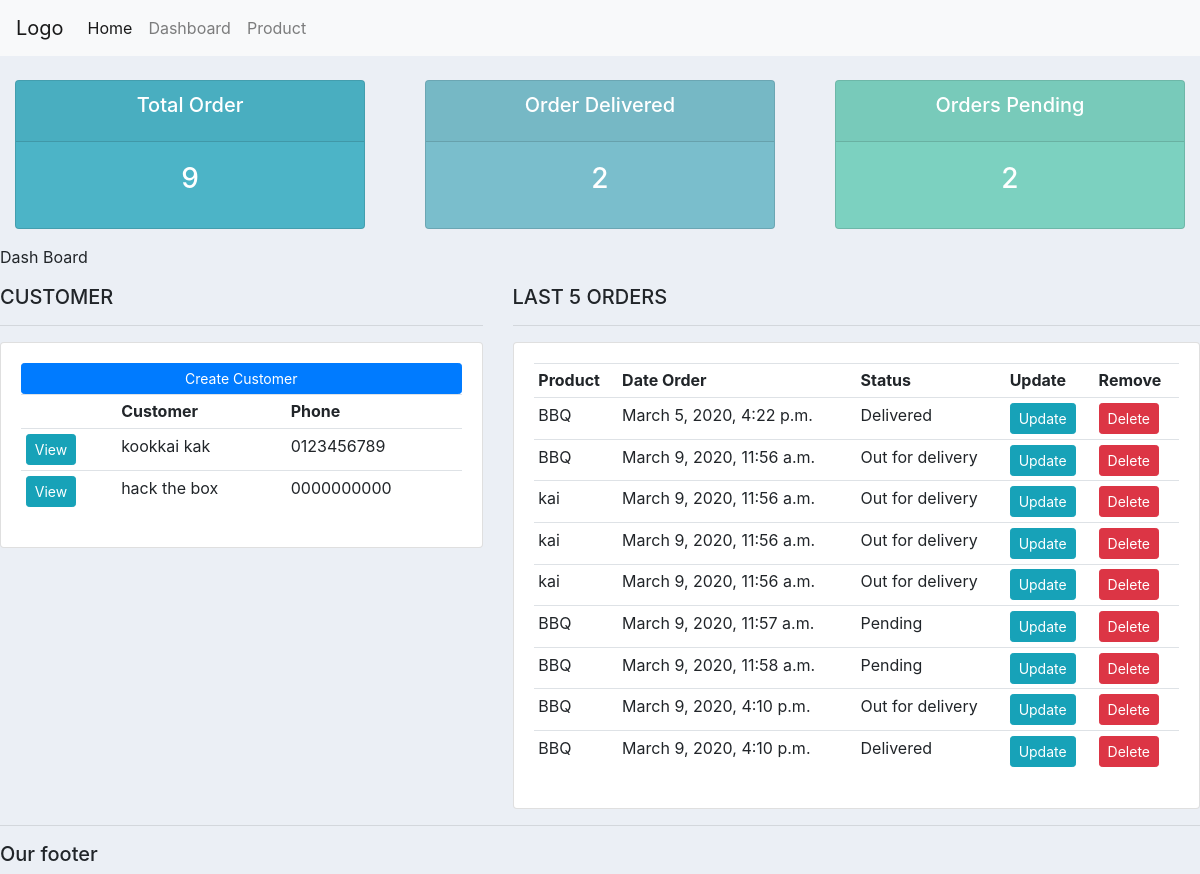
The app's page /, older data.
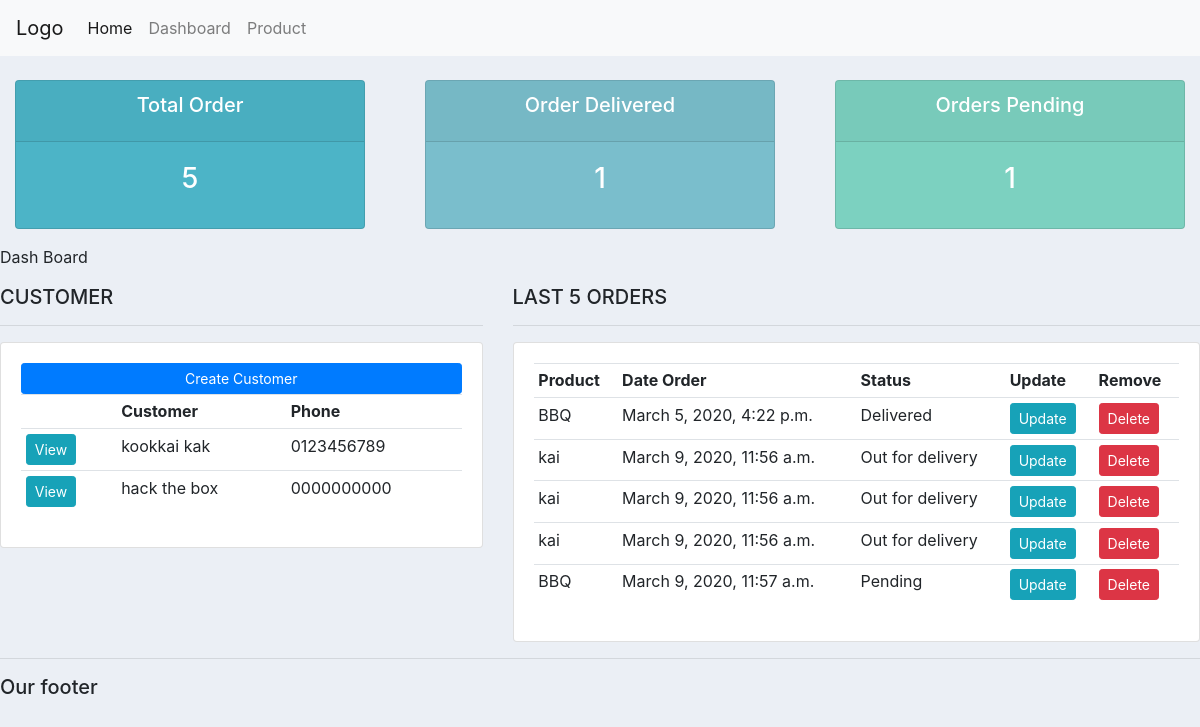
The same page, newer data.
### accounts/models.py (models this page shows, shortened)
class Customer(models.Model):
    name = models.CharField(max_length=200,null = True)
    phone =  models.CharField(max_length=200,null = True)
    email =  models.CharField(max_length=200,null = True)
    date_created = models.DateTimeField(auto_now_add = True,null = True)

class Order(models.Model):
    STATUS = (
            ('Pending','Pending'),
            ('Out for delivery','Out for delivery'),
            ('Delivered','Delivered'),
    )
    customer = models.ForeignKey(Customer,null=True,on_delete = models.SET_NULL)
    product = models.ForeignKey(Product,null=True,on_delete  = models.SET_NULL)
    date_created = models.DateTimeField(auto_now_add = True,null = True)
    status = models.CharField(max_length=200,null = True,choices=STATUS)
    note = models.CharField(max_length=1000,null = True)

class Product(models.Model):
    CATEGORY = (
            ('Indoor','Indoor'),
            ('Out Door','Out Door'),
    )
    name = models.CharField(max_length=200,null = True)
    price = models.FloatField(null = True)
    category = models.CharField(max_length=200,null = True,choices=CATEGORY)
    description = models.CharField(max_length=200,null = True,blank=True)
    date_created =  models.DateTimeField(auto_now_add = True,null = True)
    tags = models.ManyToManyField(Tag)
    def __str__(self):
        return self.name

### accounts/views.py (the view)
# urls.py: path('',views.home,name="home"),
def home(request):
    orders = Order.objects.all()
    customers = Customer.objects.all()
    total_customer = customers.count()
    total_orders = orders.count()
    delivered = orders.filter(status='Delivered').count()
    pending = orders.filter(status='Pending').count()
    context = {'orders':orders, 'customers':customers
    ,'total_customer':total_customer,'total_orders':total_orders,'delivered':delivered,
    'pending':pending
    }
    return render(request,'accounts/dashboard.html',context)

### accounts/templates/accounts/dashboard.html
{% extends 'accounts/main.html' %}
{% block content %}
{% include 'accounts/status.html'%}
  <p>Dash Board</p>
  <div class="row">
      <div class="col-md-5">
        <h5>CUSTOMER</h5>
        <hr>
        <div class="card card-body">
          <a href="#" class="btn btn-primary btn-sm btn-block">Create Customer</a>
          <table class="table table-sm">
                  <tr>
                    <th></th>
                    <th>Customer</th>
                    <th>Phone</th>
                  </tr>
                  {% for customer in customers %}
                    <tr>
                      <td><a  class="btn btn-sm btn-info" href="{% url 'customer' customer.id %}">View</a></td>
                      <td>{{customer.name}}</td>
                      <td>{{customer.phone}}</td>
                    </tr>
                  {% endfor %}
          </table>
        </div>
      </div>
      <div class="col-md-7">
            <h5>LAST 5 ORDERS</h5>
            <hr>
            <div class="card card-body">
              <table class="table table-sm">
                      <tr>
                        <th>Product</th>
                        <th>Date Order</th>
                        <th>Status</th>
                        <th>Update</th>
                        <th>Remove</th>
                      </tr>
                      {% for order in orders %}
                        <tr>
                          <td>{{order.product}}</td>
                          <td>{{order.date_created}}</td>
                          <td>{{order.status}}</td>
                          <td><a  class="btn btn-sm btn-info" href="{% url 'update_order' order.id %}">Update</a></td>
                          <td><a  class="btn btn-sm btn-danger" href="{% url 'delete_order' order.id %}">Delete</a></td>
                        </tr>
                      {% endfor %}
              </table>
            </div>
      </div>
  </div>
{% endblock content %}

Row changes from the older to the newer data that the page shows:
removed Order: product "BBQ", date_created "March 9, 2020, 11:56 a.m.", status "Out for delivery"
removed Order: product "BBQ", date_created "March 9, 2020, 11:58 a.m.", status "Pending"
removed Order: product "BBQ", date_created "March 9, 2020, 4:10 p.m.", status "Out for delivery"
removed Order: product "BBQ", date_created "March 9, 2020, 4:10 p.m.", status "Delivered"
Text that changed along with them:
{{ total_orders }}: "9" → "5"
{{ delivered }}: "2" → "1"
{{ pending }}: "2" → "1"
